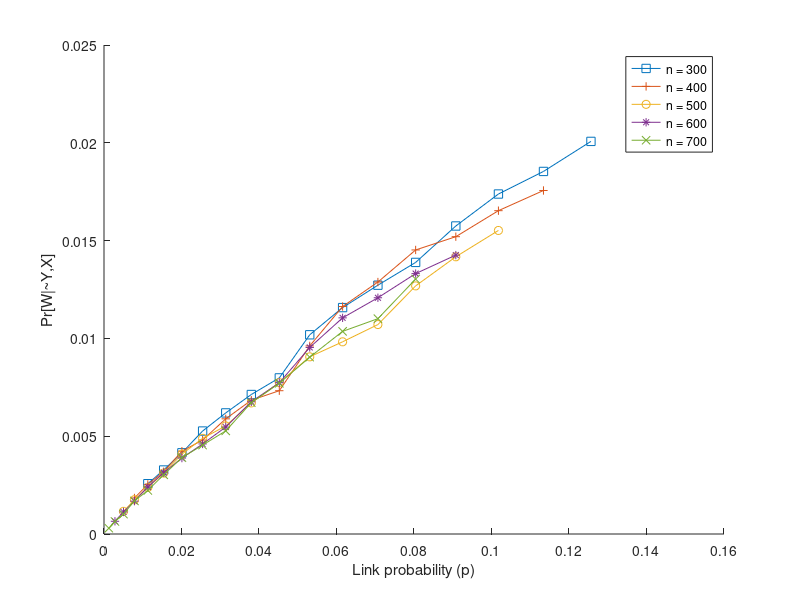

The MATLAB source for this figure:
P_H = [	0.002572,
		0.003272,
		0.004152,
		0.005264,
		0.006191,
		0.007132,
		0.007981,
		0.010185,
		0.011575,
		0.012721,
		0.013885,
		0.015747,
		0.017382,
		0.018536,
		0.020072];
P_H2 = [0.001842,
		0.002535,
		0.003183,
		0.004235,
		0.004802,
		0.005888,
		0.006839,
		0.007326,
		0.009616,
		0.011630,
		0.012882,
		0.014522,
		0.015200,
		0.016530,
		0.017562];
P_H3 = [0.001158,
		0.001753,
		0.002379,
		0.003115,
		0.004085,
		0.004890,
		0.005525,
		0.006702,
		0.007741,
		0.009058,
		0.009826,
		0.010707,
		0.012685,
		0.014173,
		0.015519];
P_H4 = [0.000651,
		0.001127,
		0.001679,
		0.002407,
		0.003134,
		0.003882,
		0.004604,
		0.005468,
		0.006760,
		0.007733,
		0.009537,
		0.011051,
		0.012078,
		0.013313,
		0.014259];	
P_H5 = [0.000296,
		0.000642,
		0.001016,
		0.001691,
		0.002227,
		0.003029,
		0.003904,
		0.004545,
		0.005271,
		0.006713,
		0.007706,
		0.009041,
		0.010359,
		0.011009,
		0.013033];

for i=0:size(P_H,1)-1
	%r (i+1) = (0.06+i*0.01);
	%r2(i+1) = (0.05+i*0.01);
	%r3(i+1) = (0.04+i*0.01);
	%r4(i+1) = (0.03+i*0.01);
	%r5(i+1) = (0.02+i*0.01);
	
	p (i+1) = pi*(0.06+i*0.01)^2;
	p2(i+1) = pi*(0.05+i*0.01)^2;
	p3(i+1) = pi*(0.04+i*0.01)^2;
	p4(i+1) = pi*(0.03+i*0.01)^2;
	p5(i+1) = pi*(0.02+i*0.01)^2;	

	%P_H (i+1) = P_H (i+1)/p(i+1);
	%P_H2(i+1) = P_H2(i+1)/p(i+1);
	%P_H3(i+1) = P_H3(i+1)/p(i+1);
	%P_H4(i+1) = P_H4(i+1)/p(i+1);
	%P_H5(i+1) = P_H5(i+1)/p(i+1);
end;

clf;
hold all;
plot(p ,P_H, '-s');
plot(p2,P_H2, '-+');
plot(p3,P_H3, '-o');
plot(p4,P_H4, '-*');
plot(p5,P_H5, '-x');
%ylim([0,0.3]);
xlabel('Link probability (p)');
ylabel('Pr[W|~Y,X]');
legend('n = 300', 'n = 400', 'n = 500', 'n = 600', 'n = 700');
